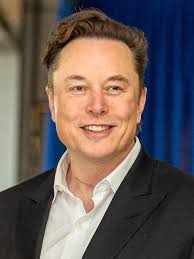
#> input picture Image-Based Authentication using CNN/dataset/elon/elon_1.jpeg, 194 x 259 px; its folder holds only this picture in this run
$ python -i detect_anomalies.py   (imports and definitions only)
#> lines starting #> are read from the running program, lines starting #| are printed output that depends on the picture
import cv2
import os
import numpy as np

def compute_histogram(image_path):
    image = cv2.imread(image_path)
#> image is the input picture: shape (259, 194, 3); mean B, G, R 87.1, 90.5, 101.4
    image = cv2.resize(image, (128, 128))
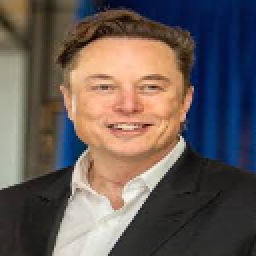
#> image: shape (128, 128, 3) (shown 2 times larger); mean B, G, R 87, 90.4, 101.3
    hsv = cv2.cvtColor(image, cv2.COLOR_BGR2HSV)
#> hsv: shape (128, 128, 3); mean H, S, V 40.6, 99.7, 116.8
    hist = cv2.calcHist([hsv], [0, 1], None, [50, 60], [0, 180, 0, 256])
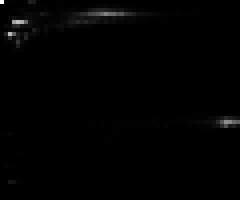
#> hist: shape (50, 60) float32 (shown 4 times larger); min 0, max 670, mean 5.5; drawn with min black and max white
    hist = cv2.normalize(hist, hist).flatten()
#> hist = 3000 values, max 0.388 at index 0, min 0 at index 16, mean 0.00316
    return hist

image_dir = "minio-images"
# [1 line that did not run here, left out]

# [1 line that did not run here, left out]
# [8 lines not run here, left out]

>>> result = compute_histogram('../Image-Based Authentication using CNN/dataset/elon/elon_1.jpeg')
#> result has the same summary as hist in compute_histogram

$ run again, on Image-Based Authentication using CNN/dataset/elon/elon_2.jpeg
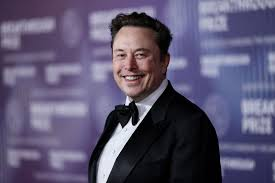
#> input picture Image-Based Authentication using CNN/dataset/elon/elon_2.jpeg, 275 x 183 px
#> in compute_histogram, image is the input picture: shape (183, 275, 3); mean B, G, R 112.9, 86.2, 92.3
#> in compute_histogram, `image = cv2.resize(image, (128, 128))`:
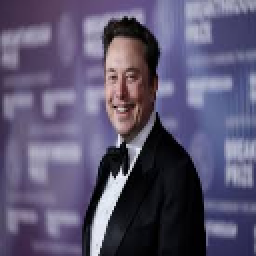
#> image: shape (128, 128, 3) (shown 2 times larger); mean B, G, R 112.8, 86, 92.2
#> hsv: shape (128, 128, 3); mean H, S, V 116.4, 77.7, 115
#> in compute_histogram, `hist = cv2.calcHist([hsv], [0, 1], None, [50, 60], [0, 180, 0, 256])`:
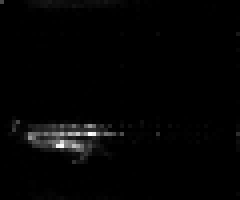
#> hist: shape (50, 60) float32 (shown 4 times larger); min 0, max 331, mean 5.5; drawn with min black and max white
#> in compute_histogram, `hist = cv2.normalize(hist, hist).flatten()`: hist = 3000 values, max 0.238 at index 2002, min 0 at index 2, mean 0.00392
#> result has the same summary as hist in compute_histogram
